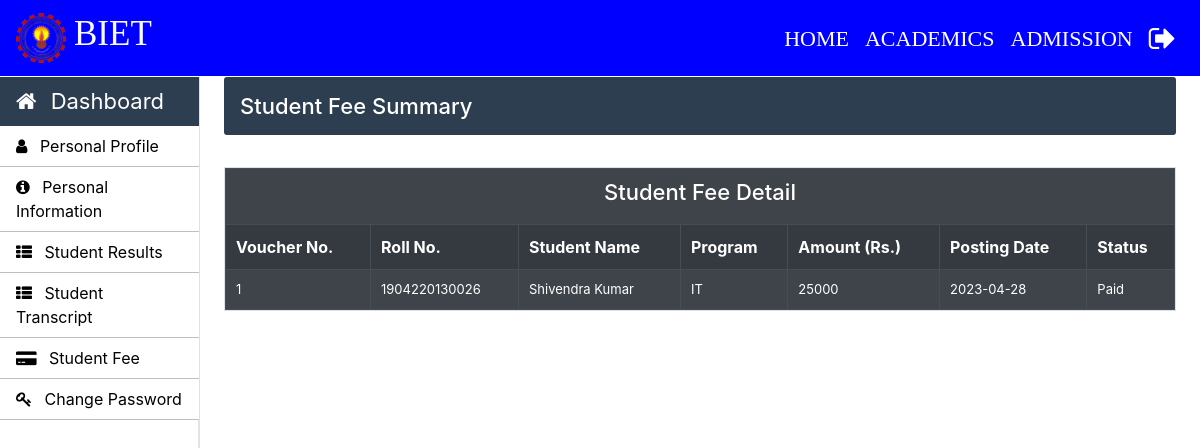
Screenshot of /Student/student-fee.php (signed in) with the database file from the repository.
### tables this page shows
CREATE TABLE `student_fee` (
  `fee_voucher` int(11) NOT NULL,
  `roll_no` varchar(30) NOT NULL,
  `amount` int(11) NOT NULL,
  `posting_date` timestamp NOT NULL DEFAULT current_timestamp() ON UPDATE current_timestamp(),
  `status` varchar(10) NOT NULL
);

CREATE TABLE `student_info` (
  `roll_no` varchar(20) NOT NULL,
  `first_name` varchar(30) NOT NULL,
  `middle_name` varchar(30) NOT NULL,
  `last_name` varchar(30) NOT NULL,
  `father_name` varchar(30) NOT NULL,
  `email` varchar(30) NOT NULL,
  `mobile_no` varchar(11) NOT NULL,
  `course_code` varchar(11) NOT NULL,
  `session` varchar(10) NOT NULL,
  `profile_image` varchar(100) NOT NULL,
  `prospectus_issued` varchar(10) NOT NULL,
  `prospectus_amount` varchar(10) NOT NULL,
  `form_b` varchar(20) NOT NULL,
  `applicant_status` varchar(20) NOT NULL,
  `application_status` varchar(20) NOT NULL,
  `cnic` varchar(15) NOT NULL,
  `dob` varchar(10) NOT NULL,
  `other_phone` varchar(11) NOT NULL,
  `gender` varchar(10) NOT NULL,
  `permanent_address` varchar(150) NOT NULL,
  `current_address` varchar(150) NOT NULL,
  `place_of_birth` varchar(150) NOT NULL,
  `matric_complition_date` varchar(10) NOT NULL,
  `matric_awarded_date` varchar(10) NOT NULL,
  `matric_certificate` varchar(100) NOT NULL,
  `fa_complition_date` varchar(10) NOT NULL,
  `fa_awarded_date` varchar(10) NOT NULL,
  `fa_certificate` varchar(100) NOT NULL,
  `ba_complition_date` varchar(10) NOT NULL,
  `ba_awarded_date` varchar(10) NOT NULL,
  `ba_certificate` varchar(100) NOT NULL,
  `semester` int(11) NOT NULL,
  `total_marks` int(11) NOT NULL,
  `obtain_marks` int(11) NOT NULL,
  `state` varchar(20) NOT NULL,
  `admission_date` timestamp NOT NULL DEFAULT current_timestamp() ON UPDATE current_timestamp()
);

### Student/student-fee.php (the view, shortened to what this page needs)
<?php
		require_once "../connection/connection.php";
	?>
<!doctype html>
<html lang="en">
	<head>
	</head>
	<body>
		<?php include('../common/common-header.php') ?>
		<?php include('../common/student-sidebar.php') ?>
		<main role="main" class="col-xl-10 col-lg-9 col-md-8 ml-sm-auto px-md-4 mb-2 w-100">
			<div class="sub-main ">
				<div class="text-center d-flex flex-wrap flex-md-nowrap pt-3 pb-2 mb-3 text-white admin-dashboard pl-3">
					<h4 class="">Student Fee Summary</h4>
				</div>
				<div class="row">
					<div class="col-md-12">
						<section class="border mt-3">
							<table class="w-100 table-striped table-hover table-dark" cellpadding="10">
								<tr>
									<th colspan="9"><h4 class="text-center">Student Fee Detail</h4 class="text-center"></th>
								</tr>
								<tr>
									<th>Voucher No.</th>
									<th>Roll No.</th>
									<th>Student Name</th>
									<th>Program</th>
									<th>Amount (Rs.)</th>
									<th>Posting Date</th>
									<th>Status</th>
								</tr>
								<?php
								$roll_no=$_SESSION['LoginStudent'];
									$query="select fee_voucher,student_fee.roll_no,first_name,middle_name,last_name,course_code,amount,date(posting_date) as posting_date,status from student_fee inner join student_info on student_fee.roll_no=student_info.roll_no where student_fee.roll_no='$roll_no'";
									$run=mysqli_query($con,$query);
									while ($row=mysqli_fetch_array($run)) { ?>
									<tr>
										<td><?php echo $row['fee_voucher'] ?></td>
										<td><?php echo $row['roll_no'] ?></td>
										<td><?php echo $row['first_name']." ".$row['middle_name']." ".$row['last_name'] ?></td>
										<td><?php echo $row['course_code'] ?></td>
										<td><?php echo $row['amount'] ?></td>
										<td><?php echo date($row['posting_date']) ?></td>
										<td><?php echo $row['status'] ?></td>
									</tr>
									<?php
									}
								?>
							</table>
						</section>
					</div>
				</div>
			</div>
		</main>
	</body>
</html>

### Css/style.css (style rules this page uses)
h4 { font-size: 22px; }
.admin-dashboard { margin-top: 1px !important; background: #2c3e50 !important; border-radius: 3px; }
.table-elements tr, td, th { font-size: 13px; border: 1px solid rgb(194, 193, 193); padding-left: 10px !important; }
.table-font-for-transcript td, th { font-size: 16px !important; }

### rows the page displays
student_fee: fee_voucher "1", roll_no "1904220130026", student_info.first_name "Shivendra", student_info.last_name "Kumar", student_info.course_code "IT", amount "25000", posting_date "2023-04-28", status "Paid"
